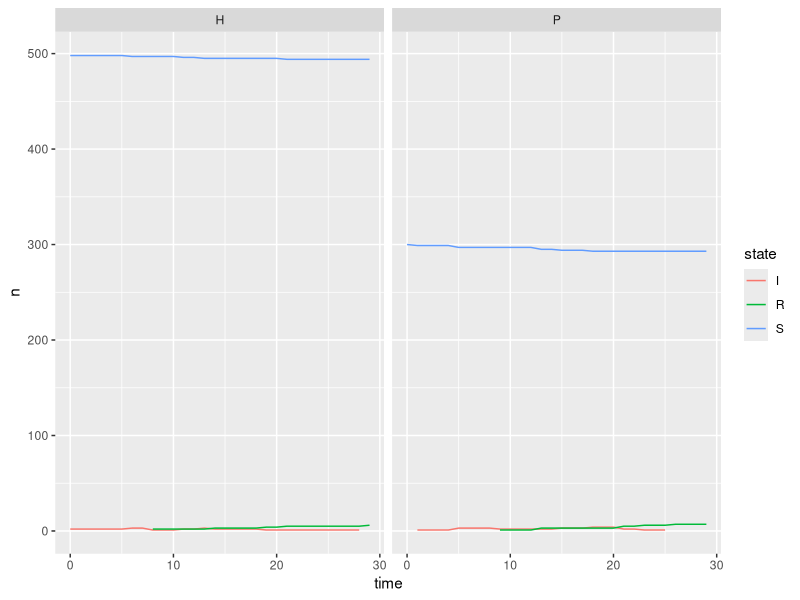

The R script that drew this image: (Note: this script raises an error after producing the figure.)

rm(list=ls()) 
library(tidyverse)

##########################
#### Helper Functions ####
##########################

## Flip a vector of weighted coins ---------------------------------------------

flip_coin <- function(probs){
  #as.logical(rbinom(length(probs),1,probs))
  runif(length(probs))<probs
}

# flip_coin(c(0.1,0.3,0.5,0.6,0.9)) # example

## Make our contract matrix ----------------------------------------------------

make_cm <- function(agent_types, n_types, contact_probs) {
  
  n_agents <- sum(n_types)
  
  agents <- rep(agent_types,times = n_types)
  
  ## HCW -> HCW ----------------------------------------------------------------
  
  cm1 <- matrix(rep(contact_probs[1,1],times = n_types[1]^2),nrow = n_types[1])
  
  ## Patients -> Patients --------------------------------------------------------
  
  cm2 <- matrix(rep(contact_probs[2,2],times = n_types[2]^2),nrow = n_types[2])
  
  ## Patients -> HCWs (0.05) -----------------------------------------------------
  cm3 <- matrix(rep(contact_probs[2,1],times = n_types[1]*n_types[2]),nrow = n_types[2])
  
  # combine submatrices
  cm <- rbind(cbind(cm1,t(cm3)),
              cbind(cm3,cm2))
  
  # fix diagonal
  diag(cm) <- 0
  
  # optional: make symmetric (if not)
  
  # add names
  row.names(cm) <- agents
  colnames(cm) <- agents
  
  return(cm)
}


###############################
#### Simulation Parameters ####
###############################

## Specify a simulation control function for holding parameters ----------------

sim_ctrl <- function(n_types = c(500,300), agent_types = c("H","P"), n_days = 100, 
                     susceptibility = c(.05,.15), infectivity = c(.65,.65),
                     duration = 7, init_infect = 2, pct_vaccinated = c(.85, .5),
                     ve = 0.9, contact_probs = NULL){
  
  # if the contact matrix is missing build it
  if (is.null(contact_probs)) {contact_probs <- matrix(c(0.01,0.01,0.01,0.001),nrow = 2)}
  
  # constuct contact matrix
  cm <- make_cm(agent_types = agent_types,
                n_types = n_types,
                contact_probs = contact_probs)
  
  # compute total agents
  n_agents <- sum(n_types)
  
  # build output parameter list
  list(n_agents = n_agents,             # Number of agents (patients or HCWs) to simulate
       agent_types = agent_types,
       n_types = n_types,
       n_days = n_days,                 # Number of days to run simulation)
       susceptibility = susceptibility, # how susceptible agents are
       infectivity = infectivity,       # how infective agents are that are infected
       duration = duration,             # how many periods the infection lasts
       init_infect = init_infect,       # initial number of infections to seed
       pct_vaccinated = pct_vaccinated, # percent of each agent type vaccinated
       ve = ve,                         # vaccine efficacy
       cm = cm)                         # contact matrix
}

sim_ctrl(susceptibility = c(0.05,0.25))
sim_ctrl()
# sim_ctrl(daily_contacts = 5) # example

########################################
#### Simulation Procedure Functions ####
########################################

## Build Patients --------------------------------------------------------------

# Write a function that builds a set of agents for the simulator

build_patients <- function(sim_params = sim_ctrl()){
  
  infect_index <- sample(sim_params$n_agents, size = sim_params$init_infect)
  
  # draw HCW (agent type 1) who are vaccinated
  hcw_vac <- rbinom(n = sim_params$n_type[1], 
                    size = 1, 
                    prob = sim_params$pct_vaccinated[1])
  
  # draw patients(agent type 2) who are vaccinated
  pat_vac <- rbinom(n = sim_params$n_type[2], 
                    size = 1, 
                    prob = sim_params$pct_vaccinated[2])
  
  
  # construct data
  tibble(agent = 1:sim_params$n_agents,
         agent_type = rep(sim_params$agent_types, times = sim_params$n_types),
         time = 1L,
         state = ifelse(agent %in% infect_index, "I", "S"),
         days_infected = ifelse(state == "I", 1L, 0L),
         #days_infected = ifelse(state == "I", sample(1:duration,init_infect), 0L),
         susceptibility = rep(sim_params$susceptibility, times = sim_params$n_types),
         transmisibility = rep(sim_params$infectivity, times = sim_params$n_types),
         vaccinated = c(hcw_vac,pat_vac),
         trans_ind = NA)
}

# test that a random number are vaccinated
build_patients() %>% 
  group_by(agent_type) %>% 
  summarise(mean(vaccinated))

# build_patients() 

# sim_ctrl(susceptibility = 0.2) %>% 
#   build_patients() 


## Make Interactions -----------------------------------------------------------

# Write a function that makes the patients interact with one another and 
# determines what transmission occurred
make_interactions <- function(data, sim_params = sim_ctrl()){ 
  
  # Loop over agents
  
  # find infectious agents
  infectious_index <- which(data$state == "I")
  
  # create transmission vector placeholder
  trans_vec <- rep(FALSE, nrow(data))
  
  # looping over just infectious agents
  for (i in infectious_index){
    
    #### for each agent j != i
    
    # susceptibility of j * infectivity of i * contact probability 
    trans_prob <- data$susceptibility * data$transmisibility[i] * sim_params$cm[i,] * 
      (1- data$vaccinated*sim_params$ve)
    
    # flip coin to determine transmissions
    tmp_trans_vec <- flip_coin(trans_prob)
    
    # add to our overall transmission vector
    trans_vec <- (trans_vec + tmp_trans_vec)>0
  }
  
  # add transmission indicator into data
  data %>% 
    mutate(trans_ind = trans_vec)
  
}



# build_patients() %>%
#   make_interactions() %>%
#   filter(trans_ind==TRUE)




## Update States ---------------------------------------------------------------

# Write a function that updates the states of all the agents in the simulator
# when we reach the end of a timestep

update_states <- function(data, sim_params = sim_ctrl()){
  
  # Update the the time step
  # Update the state from I to R if they hit the duration threshold
  out <- data %>% 
    mutate(time = time + 1L) %>% 
    mutate(state = ifelse(state == "I" & days_infected > sim_params$duration, "R", state))
  
  # add in the new infections from the trans_ind
  out <- out  %>% 
    mutate(state = ifelse(trans_ind==TRUE & state == "S", "I", state))
  
  # update the number of days infected
  out <- out  %>% 
    mutate(days_infected = ifelse(state == "I", days_infected+1L, 0L))
  
  return(out)
}

# build_patients() %>% 
#   make_interactions() %>% 
#   update_states() 

############################################
#### Main Simulation Procedure Function ####
############################################

## Build Single Simulation Function --------------------------------------------

# Write a function that incorporates the above steps to run through a single 
# trial of the simulation.

# Consider an intermediate function that computes statistics of interest at each
# stage of the simulation, then aggregate this into an output object

run_single_sim <- function(sim_params = sim_ctrl(), output_final_state = FALSE){
  
  # initial patients
  patients <- build_patients(sim_params = sim_params)
  
  # keep track of agent state history
  agent_history <- patients %>% 
    count(state, agent_type) %>% # update to count type
    mutate(time = 0L)
  
  for (i in 1:sim_params$n_days) {
    
    # update patient states
    patients <- patients %>% 
      make_interactions(sim_params = sim_params) %>% 
      update_states(sim_params = sim_params)
    
    # update patient history
    tmp_agent_history <- patients %>% 
      count(state, agent_type) %>%  # update to count type
      mutate(time = i)
    
    # append patient history
    agent_history <- rbind(agent_history,tmp_agent_history)
    
    # how many infectious
    n_infectious <- sum(patients$state=="I")
    
    # stop simulation if no more infections 
    if (n_infectious == 0) { break }
    
  }
  
  if (output_final_state){
    
    # return output with final state
    return(list(agent_history = agent_history,
                final_state = patients))
    
  } else {
    
    return(agent_history)
    
  }
  
}

# run_single_sim(output_final_state = TRUE)

tmp <- run_single_sim(output_final_state = FALSE)

run_single_sim(output_final_state = FALSE) %>% 
  ggplot(aes(time, n, color = state)) +
  geom_line() +
  facet_wrap(~agent_type)

## Build Multiple Trial Simulation Function ------------------------------------

# Write final simulation function that allows for multiple trials (later you may
# want to rewrite this to run in parallel)

run_sim <- function(trials = 10, sim_params = sim_ctrl()){
  
  tibble(trials = 1:trials) %>% 
    mutate(results = map(trials, ~run_single_sim(sim_params = sim_params))) %>% 
    unnest(cols = c(results))
  
}

res <- run_sim(sim_params = sim_ctrl(susceptibility = 0.15))

## Parallel Version of Run Sim -------------------------------------------------

library(parallel)
detectCores(logical = FALSE)

# add parLapply implementation

run_sim_mc <- function(trials = 10, sim_params = sim_ctrl(), cores = 4){
  
  tmp <- mclapply(1:trials,
                  function(x) run_single_sim(sim_params = sim_params), 
                  mc.cores = cores)
  
  res <- enframe(tmp,name = "trials") %>% 
    unnest(cols = c(value))
  
  return(res) 
}

# generate results for 100 trials using 5 cores
tmp <- run_sim_mc(trials = 100, cores = 5)


############################################
#### Visualize Results for different VE ####
############################################

# generate results for different levels of vaccine efficacy

res_ve_high <- run_sim_mc(trials = 500, cores = 5,
                          sim_params = sim_ctrl(ve = 0.9))



res_ve_low <- run_sim_mc(trials = 500, cores = 5,
                          sim_params = sim_ctrl(ve = 0.2))

# combine results

combined_results <- bind_rows(mutate(res_ve_high,
                 ve_level = "high"),
          mutate(res_ve_low,
                 ve_level = "low"))

# visualize the average trend
combined_results %>% 
  pivot_wider(names_from = state, 
              values_from = n,
              values_fill = 0) %>% 
  group_by(time,ve_level) %>% 
  summarise_at(vars(I:R), list(mean)) %>% 
  pivot_longer(cols = I:R,
               names_to = "state",
               values_to = "n") %>% 
  ggplot(aes(x = time, y = n, color = state)) +
  geom_line() +
  facet_wrap(~ve_level)

